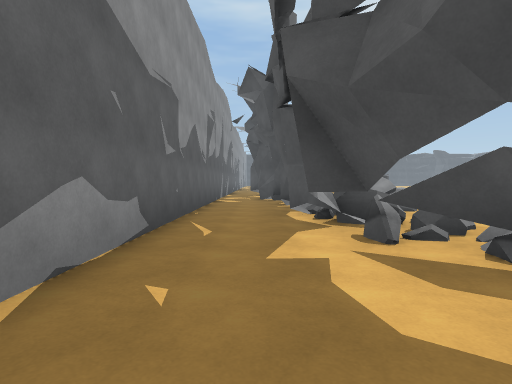
View 1 (above)

24 first-person views from a walk through a Unity game level. The camera is 1.4 m above the floor, tilts 2° down and sees 80° across. The floor is counted in squares, 2 m on a side. Each view is taken from the middle of a square. On the plan, view 1 faces up. The plan holds only what a view shows up to about 10 squares ahead; the rest is blank. The place goes on beyond the plan. The player character is not drawn.

View 2
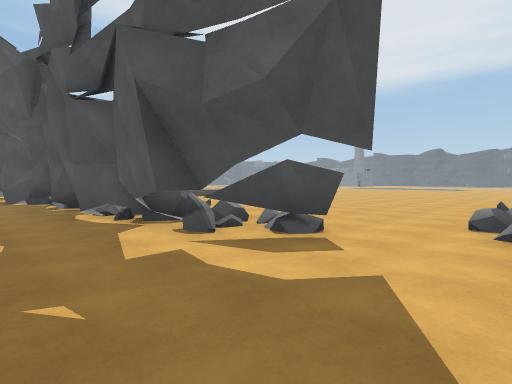

View 3
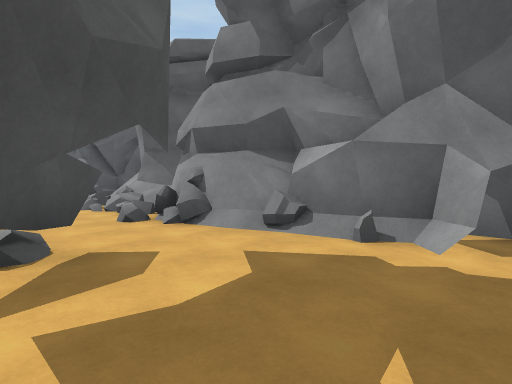

View 4
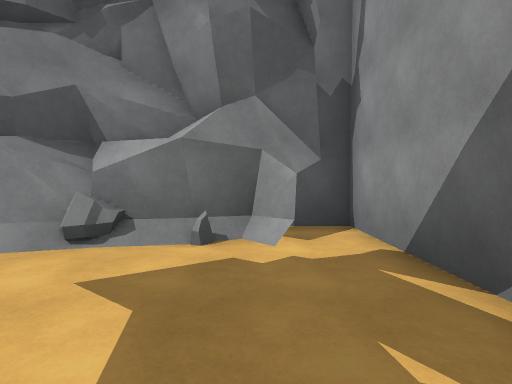

View 5
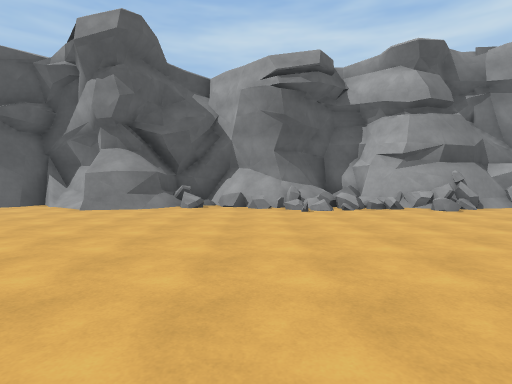

View 6
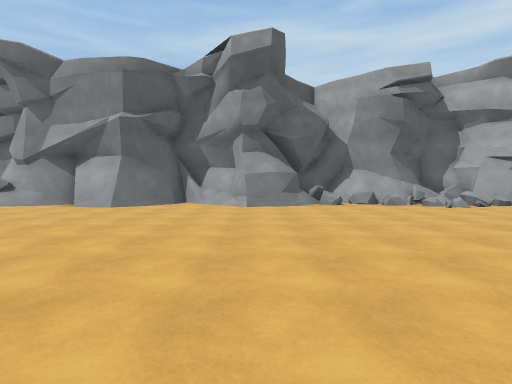

View 7
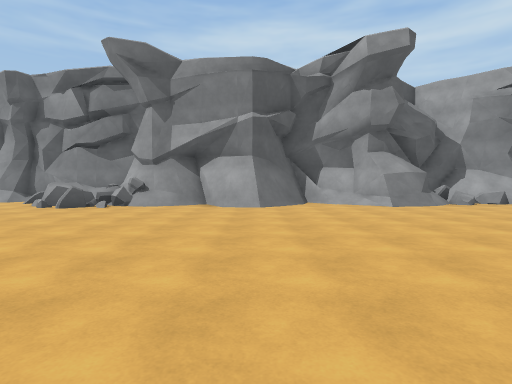

View 8
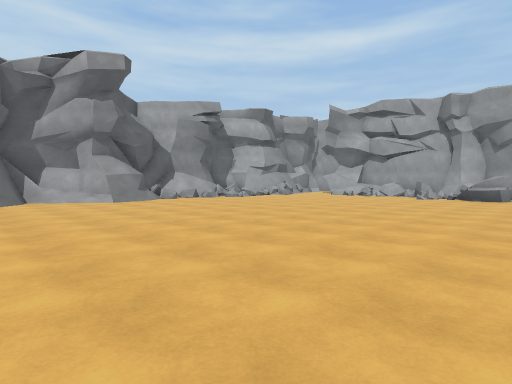

View 9
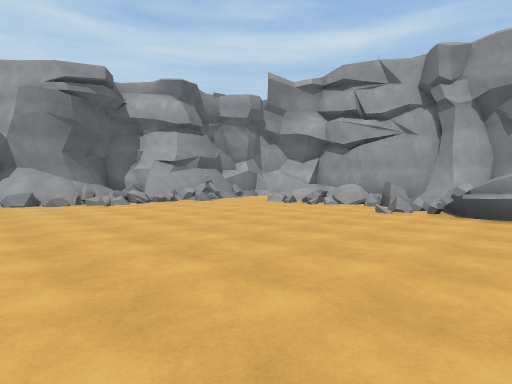

View 10
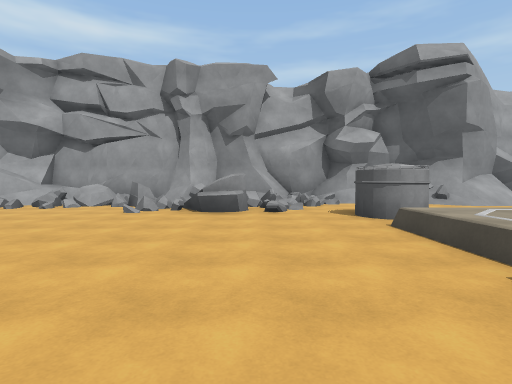

View 11
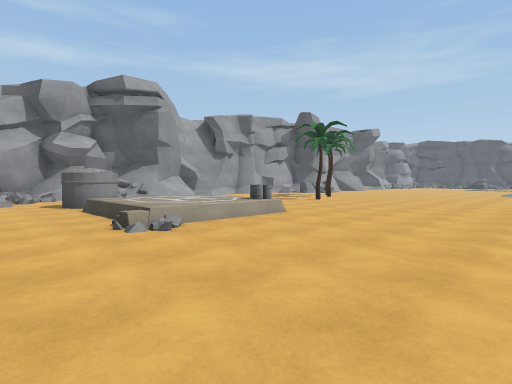

View 12
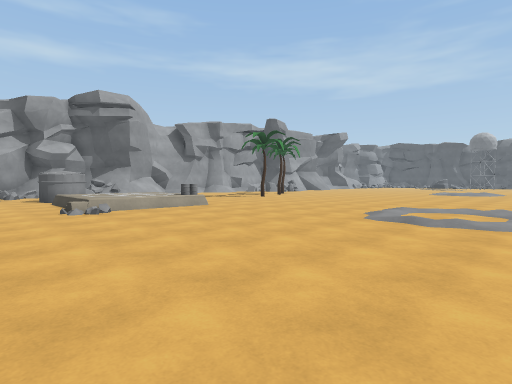

View 13
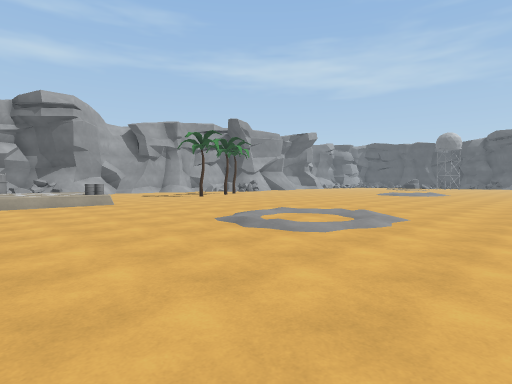

View 14
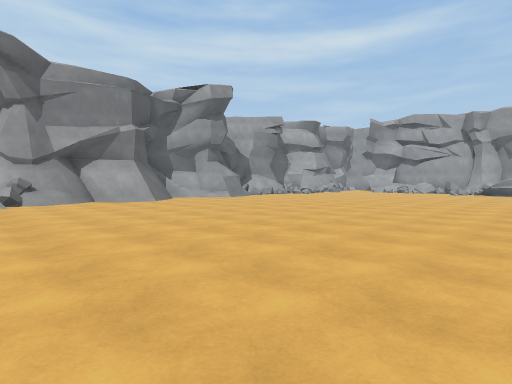

View 15
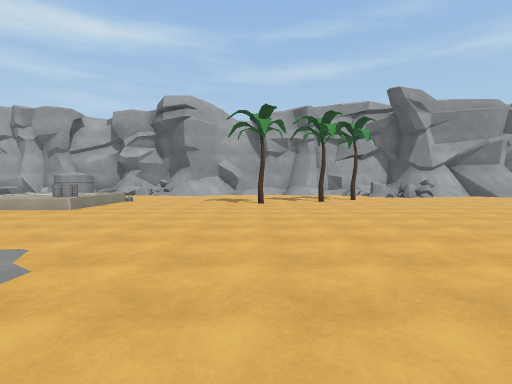

View 16
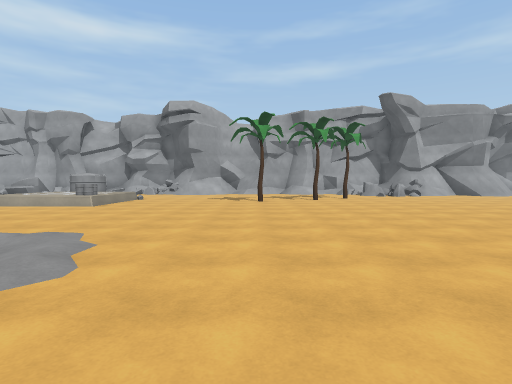

View 17
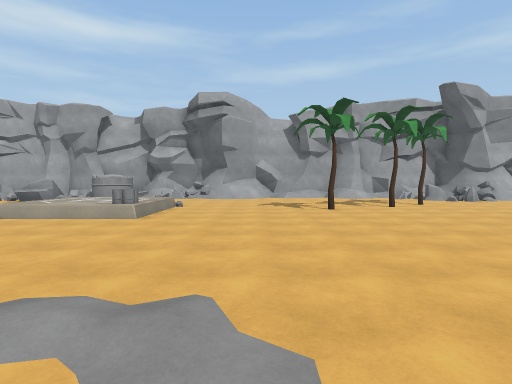

View 18
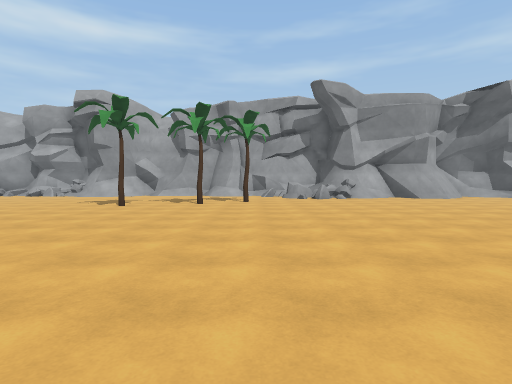

View 19
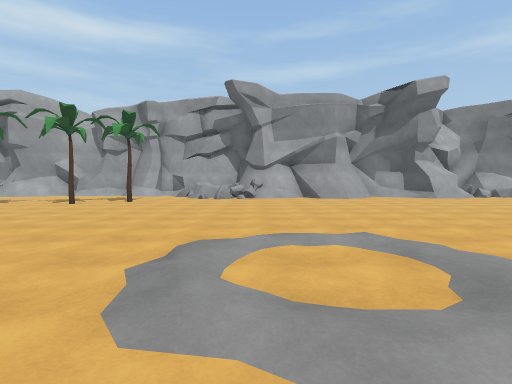

View 20
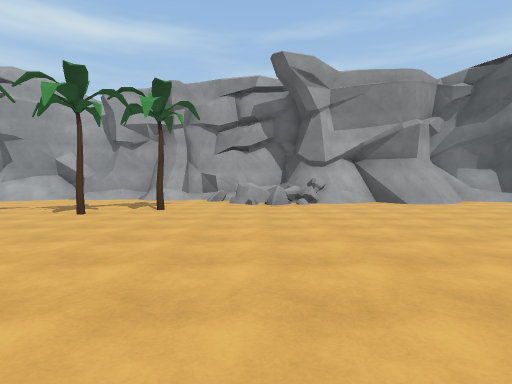

View 21
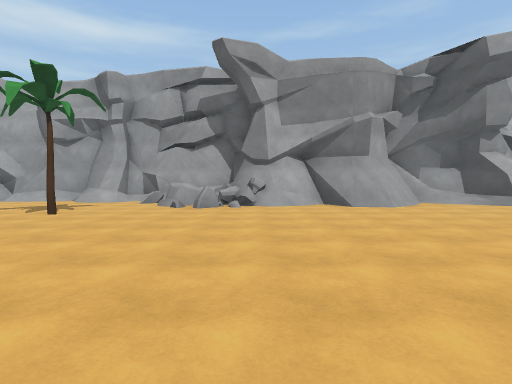

View 22
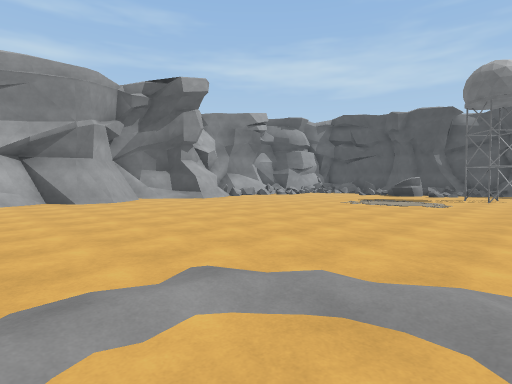

View 23
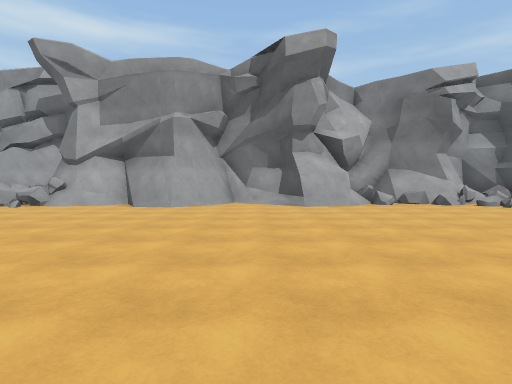

View 24
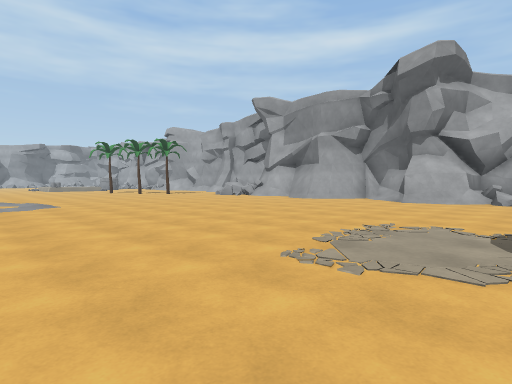

### Floor plan
Key: @ floor where view 1 was taken; # wall or solid block; x gap in a wall; . main floor; : floor 0.25 m higher than the main floor; + floor 0.5 m higher than the main floor; / step, stairs or slope; = window, fence, low wall or low ledge; ^ raised ledge; T tree; O other object.
Columns run from 2 left of view 1 to 22 right of it. Each row starts with its distance up from view 1.
 39     #....    ....
 38    ##=...... ....
 37     ##...........
 36     .#...........
 35     ##...........
 34     #............
 33     ##...........
 32      #...........
 31      #...........
 30     ##.........//
 29      #......../..
 28      #..........//.
 27     #==........//.
 26     ^^=..........
 25     x#............
 24     ....T............
 23     .................
 22     ....T............
 21     .................
 20     .....T...........
 19      ................
 18     /.  .........//..
 17    //.  ......../../..
 16    #/.  .........//...
 15    #=.  /++#..........
 14         //+=..........
 13       OO///=..........
 12    #...O////#.........
 11   .#=#...................
 10 #..#=#=..................
  9 #..###=..................
  8 #..#==...................
  7 #..#^.=..................
  6 #..##....................
  5 #..#=...................
  4 #..#=...................
  3 #..##....................
  2 #...#....................
  1 #....................../#
  0 #.@######===.=##..###//==
 -1 #.###  ##:##==##### ##^#=
 -2 ###     #######

Where each view was taken, in squares from view 1:
view 1: 0 up, 0 right, facing up
view 2: 0 up, 1 left, facing up-right
view 3: 3 up, 1 left, facing down-right
view 4: 3 up, 0 right, facing down
view 5: 8 up, 9 right, facing down
view 6: 9 up, 13 right, facing down
view 7: 9 up, 17 right, facing down
view 8: 11 up, 17 right, facing down-left
view 9: 10 up, 11 right, facing down-left
view 10: 10 up, 11 right, facing left
view 11: 10 up, 14 right, facing up-left
view 12: 10 up, 17 right, facing up-left
view 13: 12 up, 19 right, facing up-left
view 14: 11 up, 22 right, facing down-left
view 15: 20 up, 17 right, facing left
view 16: 20 up, 18 right, facing left
view 17: 18 up, 16 right, facing left
view 18: 24 up, 16 right, facing left
view 19: 28 up, 16 right, facing left
view 20: 26 up, 13 right, facing left
view 21: 28 up, 12 right, facing left
view 22: 28 up, 14 right, facing up-left
view 23: 34 up, 12 right, facing left
view 24: 39 up, 14 right, facing down-left
